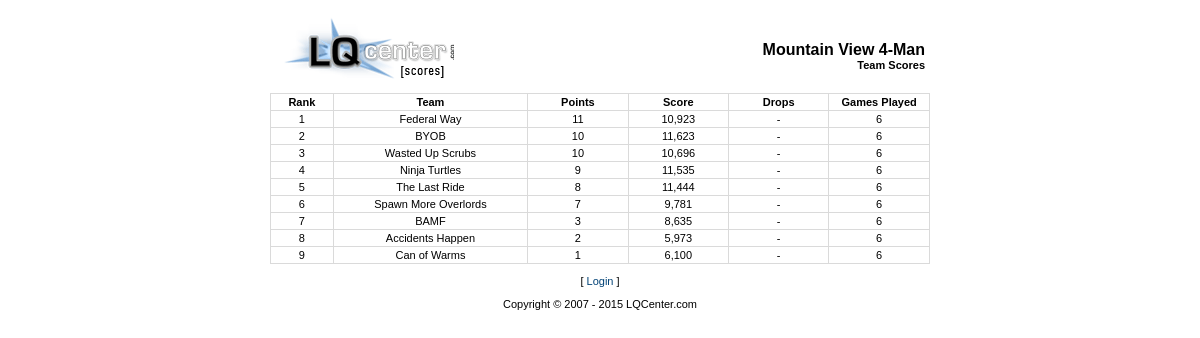
The page /team_scores.php?game_type=pre&eventId=11 on the database its author committed.
### tables this page shows
CREATE TABLE IF NOT EXISTS `web_events` (
  `id` mediumint(4) NOT NULL AUTO_INCREMENT,
  `stamp` int(10) NOT NULL DEFAULT '0',
  `event_year` smallint(4) NOT NULL,
  `center` smallint(3) NOT NULL DEFAULT '0',
  `title` varchar(50) NOT NULL DEFAULT '',
  `prelim_stamp` int(10) NOT NULL,
  `prelim_sched` enum('auto','manual') NOT NULL DEFAULT 'auto',
  `prelim_gen` enum('0','1') NOT NULL DEFAULT '0',
  `prelim_sets` tinyint(2) NOT NULL DEFAULT '0',
  `prelim_format` enum('dq','tq','none') NOT NULL DEFAULT 'tq',
  `prelim_rankby` enum('score','points') NOT NULL DEFAULT 'score',
  `prelim_drops` enum('0','1') NOT NULL DEFAULT '0',
  `playoff_sets` tinyint(2) NOT NULL DEFAULT '0',
  `playoff_format` enum('dq','tq','none') NOT NULL DEFAULT 'tq',
  `playoff_advance1` tinyint(2) NOT NULL DEFAULT '0',
  `playoff_advance2` tinyint(2) NOT NULL DEFAULT '0',
  `console_sets` tinyint(2) NOT NULL DEFAULT '0',
  `console_format` enum('dq','tq','none') NOT NULL DEFAULT 'tq',
  `playoff_rankby` enum('score','points') NOT NULL DEFAULT 'score',
  `console_advance` tinyint(2) NOT NULL DEFAULT '0',
  `console_advrank` varchar(4) NOT NULL DEFAULT '',
  `final_sets` tinyint(2) NOT NULL DEFAULT '0',
  `final_format` enum('dq','tq','none') NOT NULL DEFAULT 'tq',
  `final_advance` tinyint(2) NOT NULL DEFAULT '0',
  `final_advrank` varchar(4) NOT NULL DEFAULT '',
  `ranks_pre` enum('0','1') NOT NULL DEFAULT '0',
  `ranks_pla` enum('0','1') NOT NULL DEFAULT '0',
  `ranks_con` enum('0','1') NOT NULL DEFAULT '0',
  `ranks_fin` enum('0','1') NOT NULL DEFAULT '0',
  PRIMARY KEY (`id`)
);

CREATE TABLE IF NOT EXISTS `web_teams` (
  `team_id` mediumint(5) NOT NULL AUTO_INCREMENT,
  `team_event` mediumint(4) NOT NULL DEFAULT '0',
  `team_name` varchar(30) NOT NULL DEFAULT '',
  `team_status` enum('0','1') NOT NULL DEFAULT '0',
  `pre_games` tinyint(2) NOT NULL DEFAULT '0',
  `pre_score` mediumint(5) NOT NULL DEFAULT '0',
  `pre_drops` mediumint(5) NOT NULL DEFAULT '0',
  `pre_drop_score` mediumint(5) NOT NULL DEFAULT '0',
  `pre_pts` tinyint(2) NOT NULL DEFAULT '0',
  `pla_games` tinyint(2) NOT NULL DEFAULT '0',
  `pla_score` mediumint(5) NOT NULL DEFAULT '0',
  `pla_pts` tinyint(2) NOT NULL DEFAULT '0',
  `con_games` tinyint(2) NOT NULL DEFAULT '0',
  `con_score` mediumint(5) NOT NULL DEFAULT '0',
  `con_pts` tinyint(2) NOT NULL DEFAULT '0',
  `fin_games` tinyint(2) NOT NULL DEFAULT '0',
  `fin_score` mediumint(5) NOT NULL DEFAULT '0',
  `fin_pts` tinyint(2) NOT NULL DEFAULT '0',
  PRIMARY KEY (`team_id`)
);

### team_scores.php (the view, shortened to what this page needs)
<?
  require("functions.php");
  if($_GET["eventId"] != "" && $_GET["game_type"] != "" && $_GET["print"] == "standings")
    {
	$eventId = $_GET["eventId"];
	$game_type = $_GET["game_type"];
	$fetch_event = mysql_query("SELECT * FROM `web_events` WHERE id='$eventId' LIMIT 1");
	if(mysql_num_rows($fetch_event) == "0")
	    {
		show_error("Unable to load data");
		exit;
	     }
	$game_title = fetch_game_title($eventId,$game_type);
	$eventRow = mysql_fetch_assoc($fetch_event);
	$team_advance = $eventRow[playoff_advance1];
	if($_GET["cycle"] == "true" )
	    {
		printSimpleHeader($eventId,"$game_title Standings");
		print("\n<meta http-equiv=\"refresh\" content=\"6; URL=./schedule.php?getEvent=$eventId&getType=$game_type&printPage=cycle\">\n\n");
	     }
	else
	    {
		print_header($eventId,"$game_title Standings");
	     }
?>
<table width="550" cellspacing="1" cellpadding="2" align="center" bgcolor="#dadada">
<?
  if($game_type == "pre")
    {
	print("  <tr bgcolor=\"#ffffff\" height=\"25\">\n   <td colspan=\"5\" align=\"center\" class=\"print\">Top <b>$team_advance</b> teams advance to playoffs</td>\n </tr>\n");
     }
?>
  <tr bgcolor="#ffffff">
   <td width="50" align="center" class=\"print\"><b>Rank</b></td>
   <td width="200" align="center" class=\"print\"><b>Team</b></td>
   <td width="75" align="center" class=\"print\"><b>Points</b></td>
   <td width="125" align="center" class=\"print\"><b>Score</b></td>
   <td width="100" align="center" class=\"print\"><b>Games Played</b></td>
 </tr>
<?
	$rank_games_col = $game_type . "_games";
	$rank_score_col = $game_type . "_score";
	$rank_pts_col = $game_type . "_pts";
	$fetch_teams = mysql_query("SELECT * FROM `web_teams` WHERE team_event='$eventId' ORDER BY `$rank_pts_col` DESC, `$rank_score_col` DESC");
	if(mysql_num_rows($fetch_teams) == "0")
	    {
		print("	  <tr bgcolor=\"#ffffff\" height=\"100\">\n");
		print("	   <td align=\"center\" colspan=\"6\" class=\"large\"><b>Standings not available</td>\n");
		print("	 </tr>\n");
		print("</table>\n");
		print_footer();
		exit;
	     }
	$row_count = 1;
	while($rank_row = mysql_fetch_assoc($fetch_teams))
	    {
		$team_score = number_format($rank_row[$rank_score_col]);
		$team_games = $rank_row[$rank_games_col];
		if($team_games != "0")
		    {
			if($game_type == "pre" && $row_count < $team_advance+1)
			    {
				print("	  <tr bgcolor=\"#e1e1e1\">\n");
			     }
			else
			    {
				print("	  <tr bgcolor=\"#ffffff\">\n");
			     }
			print("	   <td align=\"center\" class=\"print\">$row_count</td>\n");
			print("	   <td align=\"center\" class=\"print\">");
			print_team_name($rank_row[team_id]);
			print("</td>\n");
			print("	   <td align=\"center\" class=\"print\">$rank_row[$rank_pts_col]</td>\n");
			print("	   <td align=\"center\" class=\"print\">$team_score</td>\n");
			print("	   <td align=\"center\" class=\"print\">$team_games</td>\n");
			print("	 </tr>\n");
			$row_count++;
		     }
	    }
	if($row_count == "1")
	    {
		print("	  <tr bgcolor=\"#ffffff\" height=\"35\">\n");
		print("	   <td align=\"center\" colspan=\"6\" class=\"print\"><b>Standings not available</td>\n");
		print("	 </tr>\n");
	     }
	print("</table>\n");
	print_footer();
     }
  elseif($_GET["game_type"] != "" && $_GET["eventId"] != "")
    {
	$game_type = $_GET["game_type"];
	$eventId = $_GET["eventId"];
	print_header($eventId,"Team Scores");
	$prelim_drops = fetch_prelim_drops($eventId);
	$prelim_rankby = fetch_prelim_rankby($eventId);
?>
<table width="660" cellspacing="1" cellpadding="2" align="center" bgcolor="#dadada">
  <tr bgcolor="#ffffff">
   <td width="60" align="center"><b>Rank</b></td>
   <td width="200" align="center"><b>Team</b></td>
   <td width="100" align="center"><b>Points</b></td>
   <td width="100" align="center"><b>Score</b></td>
   <td width="100" align="center"><b>Drops</b></td>
   <td width="100" align="center"><b>Games Played</b></td>
 </tr>
<?
	$rank_games_col = $game_type . "_games";
	$rank_score_col = $game_type . "_score";
	$rank_pts_col = $game_type . "_pts";
	if($game_type == "pre" && $prelim_drops == "1")
	    {
		$fetch_teams = mysql_query("SELECT * FROM `web_teams` WHERE team_event='$eventId' ORDER BY `pre_drop_score` DESC");
	     }
	else
	    {
		$fetch_teams = mysql_query("SELECT * FROM `web_teams` WHERE team_event='$eventId' ORDER BY `$rank_pts_col` DESC, `$rank_score_col` DESC");
	     }
	$row_count = 1;
	while($rank_row = mysql_fetch_assoc($fetch_teams))
	    {
		$team_score = number_format($rank_row[$rank_score_col]);
		$pre_drops = number_format($rank_row[pre_drop_score]);
		$team_games = $rank_row[$rank_games_col];
		if($team_games != "0")
		    {
			if($game_type == "pre" && $row_count < $team_advance+1)
			    {
				print("	  <tr bgcolor=\"#e1e1e1\">\n");
			     }
			else
			    {
				print("	  <tr bgcolor=\"#ffffff\">\n");
			     }
			print("	   <td align=\"center\">$row_count</td>\n");
			print("	   <td align=\"center\">");
			print_team_name($rank_row[team_id]);
			print("</td>\n");
			if($prelim_rankby == "points")
			    {
				print("	   <td align=\"center\">$rank_row[$rank_pts_col]</td>\n");
			     }
			else
			    {
				print("	   <td align=\"center\">-</td>\n");
			     }
			print("	   <td align=\"center\">$team_score</td>\n");
			if($game_type == "pre" && $prelim_drops == "1")
			    {
				print("	   <td align=\"center\">$pre_drops</td>\n");
			     }
			else
			    {
				print("	   <td align=\"center\">-</td>\n");
			     }
			print("	   <td align=\"center\">$team_games</td>\n");
			print("	 </tr>\n");
			$row_count++;
		     }
	    }
	print("</table>\n");
	print_footer();
     }
  else
    {
	print_header("Error",0);
	show_error("405 Method Not Allowed");
	print_footer();
     }
?>

### functions.php (shortened to what this page needs)
<?
  function fetch_prelim_drops($eventId)
    {
	$fetch_event = mysql_query("SELECT prelim_drops FROM `web_events` WHERE id='$eventId' LIMIT 1") or die(mysql_error());
	$eventRow = mysql_fetch_assoc($fetch_event);
	$prelim_drops = $eventRow[prelim_drops];
	return $prelim_drops;
     }
  function fetch_prelim_rankby($eventId)
    {
	$fetch_event = mysql_query("SELECT prelim_rankby FROM `web_events` WHERE id='$eventId' LIMIT 1") or die(mysql_error());
	$eventRow = mysql_fetch_assoc($fetch_event);
	$prelim_rankby = $eventRow[prelim_rankby];
	return $prelim_rankby;
     }
  function print_team_name($team_id)
    {
	$fetch_title = mysql_result(mysql_query("SELECT team_name FROM `web_teams` WHERE team_id='$team_id'"),0);
	print($fetch_title);
     }
  function print_header($title,$subtitle)
    {
	print("<!DOCTYPE HTML PUBLIC \"-//W3C//DTD HTML 4.01 Transitional//EN\">\n");
	print("<html>\n");
	print("<head>\n");
	if(strlen($title) < 3)
	    {
		$display_title = mysql_result(mysql_query("SELECT title FROM `web_events` WHERE id='$title'"),0);
	     }
	elseif($title != "")
	    {
		print("<title>LQCenter.com - $title</title>\n");
	     }
	else
	    {
		print("<title>LQCenter.com</title>\n");
	     }
	print("<link rel=\"stylesheet\" type=\"text/css\" href=\"./styles.css\">\n");
	print("</head>\n\n");
	print("<body>\n\n");
	if($title == "0")
	    {
		print("<table width=\"650\" height=\"85\" cellspacing=\"0\" cellpadding=\"0\" align=\"center\">\n");
		print("  <tr>\n");
		print("   <td><a href=\"./index.php\"><img border=\"0\" src=\"./images/logo.gif\" width=\"183\" height=\"73\" alt=\"LQCenter.com\"></a></td>\n");
		print(" </tr>\n");
		print("</table>\n");
	     }
	else
	    {
		if(strlen($title) < 3)
		    {
			$display_title = mysql_result(mysql_query("SELECT title FROM `web_events` WHERE id='$title'"),0);
		     }
		else
		    {
			$display_title = $title;
		     }
		print("<table width=\"650\" height=\"85\" cellspacing=\"0\" cellpadding=\"0\" align=\"center\">\n");
		print("  <tr>\n");
		print("   <td rowspan=\"2\"><a href=\"./index.php\"><img border=\"0\" src=\"./images/logo.gif\" width=\"183\" height=\"73\" alt=\"LQCenter.com\"></a></td>\n");
		print("   <td align=\"right\" class=\"large\" valign=\"bottom\"><b>$display_title</b></td>\n");
		print(" </tr>\n");
		print("  <tr>\n");
		print("   <td align=\"right\" valign=\"top\"><b>$subtitle</b></td>\n");
		print(" </tr>\n");
		print("</table>\n");
	     }
     }
  function print_footer()
    {
	if(isset($_COOKIE[lqc_scores_session]))
	    {
		print("<p align=\"center\">[ <a href=\"./login.php?do=logout\">Logout</a> ]</p>\n");
	     }
	else
	    {
		print("<p align=\"center\">[ <a href=\"./login.php\">Login</a> ]</p>\n");
	     }
	$end_year = date("Y");
	print("<p align=\"center\">Copyright &copy; 2007 - $end_year LQCenter.com</p>\n\n");
	print("</body>\n");
	print("</html>");
     }
?>

### styles.css (style rules this page uses)
body { background-color: #ffffff; scrollbar-face-color:#e2e2e2; scrollbar-highlight-color:#e2e2e2; scrollbar-3dlight-color:#e1e1e1; scrollbar-darkshadow-color:#f4f4f4; scrollbar-shadow-color:#465162; scrollbar-arrow-color:#666666; scrollbar-track-color:#f1f1f1; }
body,td { font-family: Arial; font-size: 11px; color: #000000; }
a { border: 0px; }
a:link { color: #004276; text-decoration: none; }
table { border: 0px; empty-cells: show; }
.large { font-size: 16px; }

### rows shown on the page
web_events: title "Mountain View 4-Man"
web_teams: fetch_title "Federal Way", pre_pts "11", pre_score "10,923", pre_games "6"
web_teams: fetch_title "BYOB", pre_pts "10", pre_score "11,623", pre_games "6"
web_teams: fetch_title "Wasted Up Scrubs", pre_pts "10", pre_score "10,696", pre_games "6"
web_teams: fetch_title "Ninja Turtles", pre_pts "9", pre_score "11,535", pre_games "6"
web_teams: fetch_title "The Last Ride", pre_pts "8", pre_score "11,444", pre_games "6"
web_teams: fetch_title "Spawn More Overlords", pre_pts "7", pre_score "9,781", pre_games "6"
web_teams: fetch_title "BAMF", pre_pts "3", pre_score "8,635", pre_games "6"
web_teams: fetch_title "Accidents Happen", pre_pts "2", pre_score "5,973", pre_games "6"
web_teams: fetch_title "Can of Warms", pre_pts "1", pre_score "6,100", pre_games "6"

### other values the page prints
$subtitle "Team Scores"
